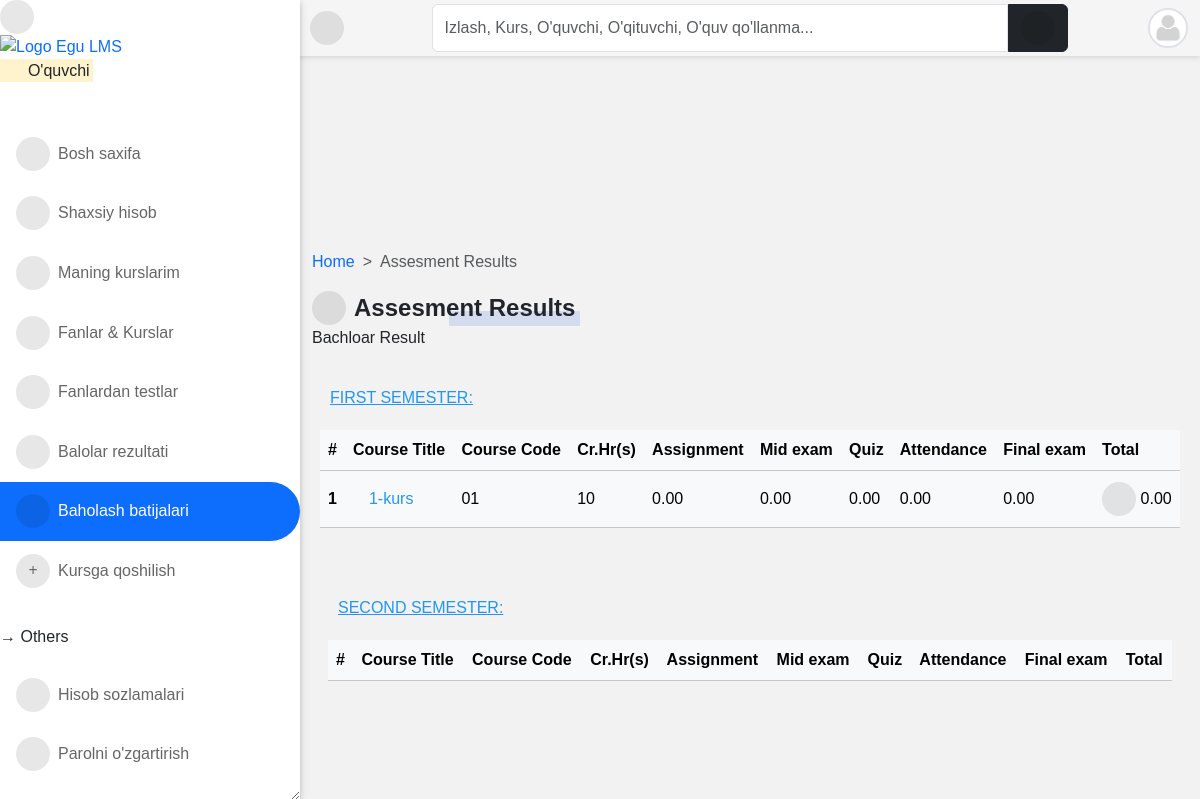
Before: /result/assessment/ (signed in) with the older database file.
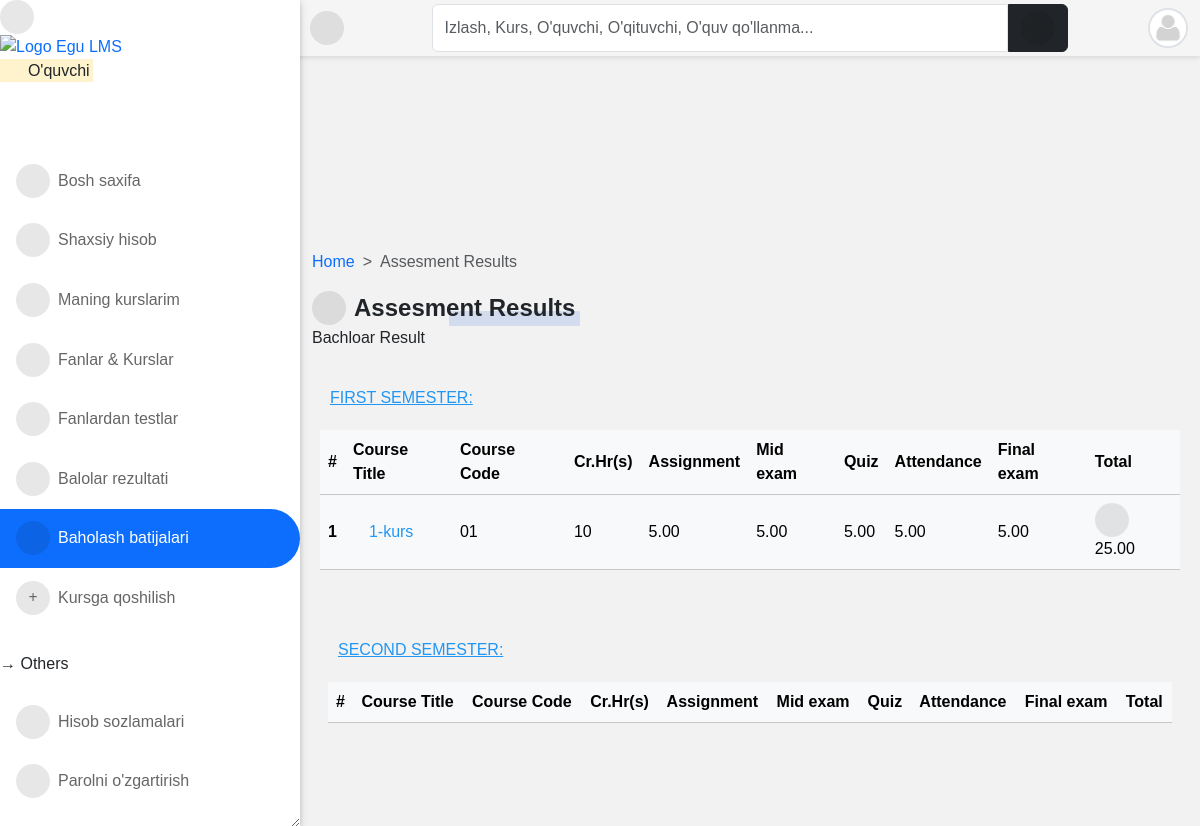
After: the same page with the newer database file.
### accounts/models.py (models this page shows, shortened)
class User(AbstractUser):
    is_student = models.BooleanField(default=False)
    is_lecturer = models.BooleanField(default=False)
    is_parent = models.BooleanField(default=False)
    is_dep_head = models.BooleanField(default=False)
    phone = models.CharField(max_length=60, blank=True, null=True)
    address = models.CharField(max_length=60, blank=True, null=True)
    picture = models.ImageField(
        upload_to="profile_pictures/%y/%m/%d/", default="default.png", null=True
    )
    email = models.EmailField(blank=True, null=True)
    username_validator = ASCIIUsernameValidator()
    objects = CustomUserManager()
    class Meta:
        ordering = ("-date_joined",)
    @property
    def get_user_role(self):
        if self.is_superuser:
            role = "Boshliq"
        elif self.is_student:
            role = "O'quvchi"
        elif self.is_lecturer:
            role = "O'qituvchi"
        elif self.is_parent:
            role = "Ota-ona"
        return role

class Student(models.Model):
    student = models.OneToOneField(User, on_delete=models.CASCADE)
    level = models.CharField(max_length=25, choices=LEVEL, null=True)
    program = models.ForeignKey(Program, on_delete=models.CASCADE, null=True)
    objects = StudentManager()
    class Meta:
        ordering = ("-student__date_joined",)

### result/models.py (models this page shows, shortened)
class TakenCourse(models.Model):
    student = models.ForeignKey(Student, on_delete=models.CASCADE)
    course = models.ForeignKey(
        Course, on_delete=models.CASCADE, related_name="taken_courses"
    )
    assignment = models.DecimalField(max_digits=5, decimal_places=2, default=0.0)
    mid_exam = models.DecimalField(max_digits=5, decimal_places=2, default=0.0)
    quiz = models.DecimalField(max_digits=5, decimal_places=2, default=0.0)
    attendance = models.DecimalField(max_digits=5, decimal_places=2, default=0.0)
    final_exam = models.DecimalField(max_digits=5, decimal_places=2, default=0.0)
    total = models.DecimalField(max_digits=5, decimal_places=2, default=0.0)
    grade = models.CharField(choices=GRADE, max_length=2, blank=True)
    point = models.DecimalField(max_digits=5, decimal_places=2, default=0.0)
    comment = models.CharField(choices=COMMENT, max_length=200, blank=True)

### course/models.py (models this page shows, shortened)
class Course(models.Model):
    slug = models.SlugField(blank=True, unique=True)
    title = models.CharField(max_length=200, null=True)
    code = models.CharField(max_length=200, unique=True, null=True)
    credit = models.IntegerField(null=True, default=0)
    summary = models.TextField(max_length=200, blank=True, null=True)
    program = models.ForeignKey(Program, on_delete=models.CASCADE)
    level = models.CharField(max_length=25, choices=LEVEL, null=True)
    year = models.IntegerField(choices=YEARS, default=0)
    semester = models.CharField(choices=SEMESTER, max_length=200)
    is_elective = models.BooleanField(default=False, blank=True, null=True)
    objects = CourseManager()
    def get_absolute_url(self):
        return reverse("course_detail", kwargs={"slug": self.slug})

### result/views.py (the view)
# urls.py: path("assessment/", assessment_result, name="ass_results"),
@login_required
@student_required
def assessment_result(request):
    student = Student.objects.get(student__pk=request.user.id)
    courses = TakenCourse.objects.filter(
        student__student__pk=request.user.id, course__level=student.level
    )
    result = Result.objects.filter(student__student__pk=request.user.id)
    context = {
        "courses": courses,
        "result": result,
        "student": student,
    }
    return render(request, "result/assessment_results.html", context)

### templates/result/assessment_results.html (shortened to what this page needs)
{% extends 'base.html' %}
{% block content %}
<nav style="--bs-breadcrumb-divider: '>';" aria-label="breadcrumb">
  <ol class="breadcrumb">
      <li class="breadcrumb-item"><a href="/">Home</a></li>
      <li class="breadcrumb-item active" aria-current="page">Assesment Results</li>
  </ol>
</nav>
<div class="title-1"><i class="fa fa-spell-check"></i>Assesment Results</div>
<p>{{ student.level }} Result</p>
<div class="table-responsive p-0 px-2 mt-3">
  <div class="table-title"><u>First Semester:</u></div>
  <table class="table table-light">
    <thead>
      <tr>
        <th>#</th>
        <th>Course Title</th>
        <th>Course Code</th>
        <th>Cr.Hr(s)</th>
        <th>Assignment</th>
        <th>Mid exam</th>
        <th>Quiz</th>
        <th>Attendance</th>
        <th>Final exam</th>
        <th>Total</th>
      </tr>
    </thead>
    {% for course in courses %}
    {% if course.course.semester == "First" %}
    <tbody>
      <tr class="{% if forloop.counter|divisibleby:2 %}bg-gray{% endif %}">
        <th scope="row">{{ forloop.counter }}</th>
        <td><a href="{{ course.course.get_absolute_url }}">{{ course.course.title }}</a></td>
        <td>{{ course.course.code }}</td>
        <td>{{ course.course.credit }}</td>
        <td>{{ course.assignment }}</td>
        <td>{{ course.mid_exam }}</td>
        <td>{{ course.quiz }}</td>
        <td>{{ course.attendance }}</td>
        <td>{{ course.final_exam }}</td>
        {% if course.total >= 45 %}
        <td class="success"><i class="fas fa-check-circle"></i> {{ course.total }}</td>
        {% else %}
        <td class="danger"><i class="fas fa-exclamation-circle"></i> {{ course.total }}</td>
        {% endif %}
      </tr>
    </tbody>
    {% endif %}
    {% endfor %}
  </table>
  </div>
  <div class="table-responsive p-3 mt-3">
    <div class="table-title"><u>Second Semester:</u></div>
    <table class="table table-light">
    <thead>
      <tr>
        <th>#</th>
        <th>Course Title</th>
        <th>Course Code</th>
        <th>Cr.Hr(s)</th>
        <th>Assignment</th>
        <th>Mid exam</th>
        <th>Quiz</th>
        <th>Attendance</th>
        <th>Final exam</th>
        <th>Total</th>
      </tr>
    </thead>
  </table>
</div>
<br>
{% endblock %}

### templates/base.html (shortened to what this page needs)
{% load static %}
<!DOCTYPE html>
<html lang="en">
<head>
    <link rel="stylesheet" type="text/css" href="{% static 'vendor/fontawesome-6.5.1/css/all.min.css' %}">
    <link rel="stylesheet" type="text/css" href="{% static 'vendor/bootstrap-5.3.2/css/bootstrap.min.css' %}">
    <link rel="stylesheet" type="text/css" href="{% static 'css/style.min.css' %}">
</head>
<body>
    {% block sidebar %}
        {% include 'aside.html' %}
    {% endblock %}
    {% block maincontent %}
    <div id="main">
        {% block topbar %}
            {% include 'navbar.html' %}
        {% endblock %}
        <div class="container-fluid" id="main-content">
            {% block content %}{% endblock content %}
        </div>
    </div>
    {% endblock %}
</body>
</html>

### templates/aside.html (shortened to what this page needs)
{% load static %}
<div id="side-nav">
	<div class="main-menu">
			<div class="desktop-hide">
				<div class="toggle-btn" onclick="toggleSidebar()">
					<i class="fas fa-times"></i>
				</div>
			</div>
			<a href="/">
				<img src="{% static '/img/dj-lms.png' %}" width="110px" alt="Logo Egu LMS">
			</a>
			<p class="text-orange">
				<mark>
					<i class="far fa-hand-point-right"></i>
					{{ request.user.get_user_role }}
				</mark>
			</p>
		</div>
		{% url 'home' as hom %} {% url 'dashboard' as dash %} {% url 'profile' as prof %}
		{% url 'programs' as pro %} {% url 'session_list' as sess %} {% url 'semester_list' as sem %}
		{% url 'add_score' as ascore %} {% url 'grade_results' as vr %}{% url 'ass_results' as ar %}
		{% url 'course_registration' as cr %} {% url 'edit_profile' as ep %} {% url 'change_password' as cp %}
		{% url 'quiz_progress' as qpr %} {% url 'quiz_marking' as qce %} {% url 'user_course_list' as ucl %}
		<ul>
			<li class="{% if request.path == hom %}active{% endif %}">
				<a href="{% url 'home' %}"><i class="fas fa-home"></i>Bosh saxifa</a>
			</li>
			<li class="{% if request.path == prof %}active{% endif %}">
				<a href="{% url 'profile' %}"><i class="fas fa-user"></i>Shaxsiy hisob</a>
			</li>
			{% if request.user.is_lecturer or request.user.is_student %}
			<li class="{% if request.path == ucl %}active{% endif %}">
				<a href="{% url 'user_course_list' %}"><i class="fas fa-book"></i>Maning kurslarim</a>
			</li>
			{% endif %}
			<li class="{% if request.path == pro %}active{% endif %}">
				<a href="{% url 'programs' %}"><i class="fas fa-book-open"></i>Fanlar & Kurslar</a>
			</li>
			{% if request.user.is_student %}
			<li class="{% if request.path == qpr %}active{% endif %}">
				<a href="{% url 'quiz_progress' %}"><i class="fas fa-record-vinyl"></i>Fanlardan testlar</a>
			</li>
			<li class="{% if request.path == vr %}active{% endif %}">
				<a href="{% url 'grade_results' %}"><i class="fa fa-spell-check"></i>Balolar rezultati</a>
			</li>
			<li class="{% if request.path == ar %}active{% endif %}">
				<a href="{% url 'ass_results' %}"><i class="fa fa-list-ol"></i> Baholash batijalari</a>
			</li>
			<li class="{% if request.path == cr %}active{% endif %}">
				<a href="{% url 'course_registration' %}"><i class="fas fa-plus"></i>Kursga qoshilish </a>
			</li>
			{% endif %}
			<br />
			<p class="ml-3">&RightArrow; Others</p>
			<li class="{% if request.path == ep %}active{% endif %}">
				<a href="{% url 'edit_profile' %}"><i class="fas fa-cogs"></i>Hisob sozlamalari</a>
			</li>
			<li class="{% if request.path == cp %}active{% endif %}">
				<a href="{% url 'change_password' %}"><i class="fas fa-key"></i>Parolni o'zgartirish</a>
			</li>
		</ul>
	</div>
	<footer class="card-footer mt-5 pt-3 pb-5 px-2">
		<div class="col-12">
			<p class="small m-0">
				Bizning <a href="#"> Maxfiylik </a> hamda <a href="#"> Foydalanish shartlari. </a>
				<br />Student LMS &copy; <script>document.write(new Date().getFullYear());</script>
				<br />
			</p>
			<a href="https://github.com/xusanbek0071" class="btn btn-sm btn-dark mx-auto" target="_blank">
			</a>
		</div>
	</footer>

### templates/navbar.html (shortened to what this page needs)
<div id="top-navbar" class="py-1">
	<div class="container">
		<div class="nav-wrapper">
			<div class="toggle-btn" onclick="toggleSidebar()">
				<i class="fas fa-bars"></i>
			</div>
			<form class="form-header" action="{% url 'query' %}" method="GET">
				<input id="primary-search" class="form-control rounded-end-0" type="text" name="q" value="{{ request.GET.q }}"
					placeholder="Izlash, Kurs, O'quvchi, O'qituvchi, O'quv qo'llanma..." required />
				<button class="btn btn-dark rounded-start-0" type="submit">
					<i class="fas fa-search"></i>
				</button>
			</form>
			<div class="dropdown">
				<div class="avatar border border-2" type="button" data-bs-toggle="dropdown" aria-expanded="false">
					<img src="{{ request.user.picture.url }}">
				</div>
			</div>
		</div>
	</div>
</div>

Changed rows visible on the page:
changed TakenCourse "1-kurs": assignment "0.00" → "5.00"; mid_exam "0.00" → "5.00"; quiz "0.00" → "5.00"; attendance "0.00" → "5.00"; final_exam "0.00" → "5.00"; total "0.00" → "25.00"
